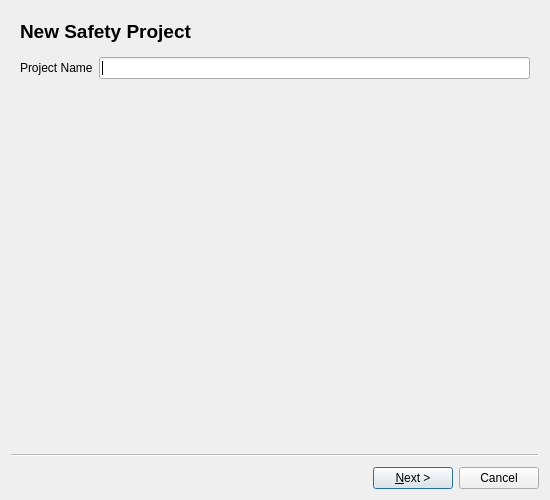
<?xml version="1.0" encoding="UTF-8"?>
<ui version="4.0">
 <class>create_new_project</class>
 <widget class="QWizard" name="create_new_project">
  <property name="windowModality">
   <enum>Qt::ApplicationModal</enum>
  </property>
  <property name="minimumSize">
   <size>
    <width>550</width>
    <height>500</height>
   </size>
  </property>
  <property name="windowTitle">
   <string>Create New Project</string>
  </property>
  <property name="autoFillBackground">
   <bool>false</bool>
  </property>
  <property name="modal">
   <bool>true</bool>
  </property>
  <property name="wizardStyle">
   <enum>QWizard::ClassicStyle</enum>
  </property>
  <property name="options">
   <set>QWizard::NoBackButtonOnLastPage|QWizard::NoBackButtonOnStartPage</set>
  </property>
  <widget class="QWizardPage" name="newp_p1">
   <layout class="QVBoxLayout" name="verticalLayout">
    <item>
     <widget class="QLabel" name="newp_p1_title">
      <property name="font">
       <font>
        <pointsize>14</pointsize>
        <weight>75</weight>
        <bold>true</bold>
       </font>
      </property>
      <property name="text">
       <string>New Safety Project</string>
      </property>
     </widget>
    </item>
    <item>
     <layout class="QFormLayout" name="newp_p1_layout">
      <property name="topMargin">
       <number>8</number>
      </property>
      <item row="0" column="0">
       <widget class="QLabel" name="newp_projectname_label">
        <property name="text">
         <string>Project Name</string>
        </property>
       </widget>
      </item>
      <item row="0" column="1">
       <widget class="QLineEdit" name="newp_projectname_input"/>
      </item>
     </layout>
    </item>
    <item>
     <widget class="QLabel" name="newp_ldir_label">
      <property name="font">
       <font>
        <weight>75</weight>
        <italic>true</italic>
        <bold>true</bold>
       </font>
      </property>
      <property name="text">
       <string/>
      </property>
     </widget>
    </item>
   </layout>
  </widget>
  <widget class="QWizardPage" name="newp_p1_5">
   <property name="sizePolicy">
    <sizepolicy hsizetype="Preferred" vsizetype="Preferred">
     <horstretch>0</horstretch>
     <verstretch>0</verstretch>
    </sizepolicy>
   </property>
   <layout class="QVBoxLayout" name="verticalLayout_2">
    <item>
     <widget class="QLabel" name="newp_add_server_title">
 	 <property name="font">
 	  <font>
 	   <pointsize>14</pointsize>
 	   <weight>75</weight>
 	   <bold>true</bold>
 	  </font>
 	 </property>
 	 <property name="text">
 	  <string>Add server address</string>
 	 </property>
     </widget>
    </item>
    <item>
     <widget class="QLabel" name="newp_p2_add_server_description">
      <property name="text">
       <string>Browse and select a server address to run processing.
(Optional) Add an email address for status messages.</string>
      </property>
      <property name="wordWrap">
       <bool>true</bool>
      </property>
     </widget>
    </item>
    <item>
     <layout class="QFormLayout" name="newp_p2_video_layout">
      <property name="fieldGrowthPolicy">
       <enum>QFormLayout::AllNonFixedFieldsGrow</enum>
      </property>
      <property name="topMargin">
       <number>8</number>
      </property>
      <item row="0" column="0">
       <widget class="QLabel" name="newp_video_server_label">
        <property name="text">
         <string>Server IP or URL</string>
        </property>
       </widget>
      </item>
      <item row="0" column="1">
       <widget class="QLineEdit" name="newp_video_server_input">
        <property name="minimumSize">
         <size>
          <width>0</width>
          <height>21</height>
         </size>
        </property>
       </widget>
      </item>
      <item row="1" column="0">
       <widget class="QLabel" name="newp_video_email_label">
        <property name="minimumSize">
         <size>
          <width>0</width>
          <height>21</height>
         </size>
        </property>
        <property name="text">
         <string>Email</string>
        </property>
       </widget>
      </item>
      <item row="1" column="1">
       <widget class="QLineEdit" name="newp_video_email_input">
        <property name="minimumSize">
         <size>
          <width>0</width>
          <height>21</height>
         </size>
        </property>
       </widget>
      </item>
     </layout>
    </item>
   </layout>
  </widget>
  <widget class="QWizardPage" name="newp_p2">
   <property name="sizePolicy">
    <sizepolicy hsizetype="Preferred" vsizetype="Preferred">
     <horstretch>0</horstretch>
     <verstretch>0</verstretch>
    </sizepolicy>
   </property>
   <layout class="QVBoxLayout" name="verticalLayout_2">
    <item>
     <widget class="QLabel" name="newp_p2_add_video_title">
      <property name="font">
       <font>
        <pointsize>14</pointsize>
        <weight>75</weight>
        <bold>true</bold>
       </font>
      </property>
      <property name="text">
       <string>Add project video</string>
      </property>
     </widget>
    </item>
    <item>
     <widget class="QLabel" name="newp_p2_add_vido_description">
      <property name="text">
       <string>Browse and select a video file to analyze.
Input the time when the video recording occurred.</string>
      </property>
      <property name="wordWrap">
       <bool>true</bool>
      </property>
     </widget>
    </item>
    <item>
     <layout class="QFormLayout" name="newp_p2_video_layout">
      <property name="sizeConstraint">
       <enum>QLayout::SetNoConstraint</enum>
      </property>
      <property name="fieldGrowthPolicy">
       <enum>QFormLayout::AllNonFixedFieldsGrow</enum>
      </property>
      <property name="horizontalSpacing">
       <number>-1</number>
      </property>
      <property name="verticalSpacing">
       <number>-1</number>
      </property>
      <item row="0" column="0">
       <widget class="QLabel" name="newp_video_label">
        <property name="minimumSize">
         <size>
          <width>0</width>
          <height>28</height>
         </size>
        </property>
        <property name="text">
         <string>Selected video</string>
        </property>
       </widget>
      </item>
      <item row="0" column="1">
       <layout class="QHBoxLayout" name="newp_p2_video_browse_layout">
        <item>
         <widget class="QLineEdit" name="newp_video_input">
          <property name="minimumSize">
           <size>
            <width>0</width>
            <height>21</height>
           </size>
          </property>
         </widget>
        </item>
        <item>
         <widget class="QPushButton" name="newp_video_browse">
          <property name="minimumSize">
           <size>
            <width>0</width>
            <height>32</height>
           </size>
          </property>
          <property name="text">
           <string>Browse...</string>
          </property>
         </widget>
        </item>
       </layout>
      </item>
      <item row="1" column="0">
       <widget class="QLabel" name="newp_video_start_time_label">
        <property name="minimumSize">
         <size>
          <width>0</width>
          <height>24</height>
         </size>
        </property>
        <property name="text">
         <string>Recording start time</string>
        </property>
       </widget>
      </item>
      <item row="1" column="1">
       <widget class="QDateTimeEdit" name="newp_video_start_time_input">
        <property name="minimumSize">
         <size>
          <width>0</width>
          <height>24</height>
         </size>
        </property>
       </widget>
      </item>
     </layout>
    </item>
   </layout>
  </widget>
  <widget class="QWizardPage" name="newp_p2_5">
   <property name="sizePolicy">
    <sizepolicy hsizetype="Preferred" vsizetype="Preferred">
     <horstretch>0</horstretch>
     <verstretch>0</verstretch>
    </sizepolicy>
   </property>
   <layout class="QVBoxLayout" name="verticalLayout_2">
    <item>
     <widget class="QLabel" name="newp_add_aerial_image_title">
      <property name="font">
       <font>
        <pointsize>14</pointsize>
        <weight>75</weight>
        <bold>true</bold>
       </font>
      </property>
      <property name="text">
       <string>Add aerial image</string>
      </property>
     </widget>
    </item>
    <item>
     <widget class="QLabel" name="newp_p2_add_aerial_image_description">
      <property name="text">
       <string>Browse and select an aerial image of the video's target. </string>
      </property>
      <property name="wordWrap">
       <bool>true</bool>
      </property>
     </widget>
    </item>
    <item>
     <layout class="QFormLayout" name="newp_p2_aerial_layout">
      <property name="fieldGrowthPolicy">
       <enum>QFormLayout::AllNonFixedFieldsGrow</enum>
      </property>
      <property name="topMargin">
       <number>8</number>
      </property>
      <item row="0" column="0">
       <widget class="QLabel" name="newp_aerial_image_label">
        <property name="text">
         <string>Aerial image</string>
        </property>
       </widget>
      </item>
      <item row="0" column="1">
       <layout class="QHBoxLayout" name="newp_p2_image_browse_layout">
        <item>
         <widget class="QLineEdit" name="newp_aerial_image_input"/>
        </item>
        <item>
         <widget class="QPushButton" name="newp_aerial_image_browse">
          <property name="text">
           <string>Browse...</string>
          </property>
         </widget>
        </item>
       </layout>
      </item>
     </layout>
    </item>
   </layout>
  </widget>
  <widget class="QWizardPage" name="newp_p3">
   <layout class="QVBoxLayout" name="verticalLayout_3">
    <item>
     <widget class="QLabel" name="newp_p2_add_video_title_2">
      <property name="font">
       <font>
        <pointsize>14</pointsize>
        <weight>75</weight>
        <bold>true</bold>
       </font>
      </property>
      <property name="text">
       <string>Creating new project</string>
      </property>
     </widget>
    </item>
    <item>
     <widget class="Line" name="line">
      <property name="orientation">
       <enum>Qt::Horizontal</enum>
      </property>
     </widget>
    </item>
    <item>
     <widget class="QPushButton" name="newp_start_creation">
      <property name="text">
       <string>Click to create project.</string>
      </property>
     </widget>
    </item>
    <item>
     <widget class="QProgressBar" name="newp_creation_progress">
      <property name="value">
       <number>0</number>
      </property>
     </widget>
    </item>
    <item>
     <widget class="QLabel" name="newp_creation_status">
      <property name="text">
       <string>Beginning project creation...</string>
      </property>
     </widget>
    </item>
   </layout>
  </widget>
 </widget>
 <resources/>
 <connections/>
</ui>
